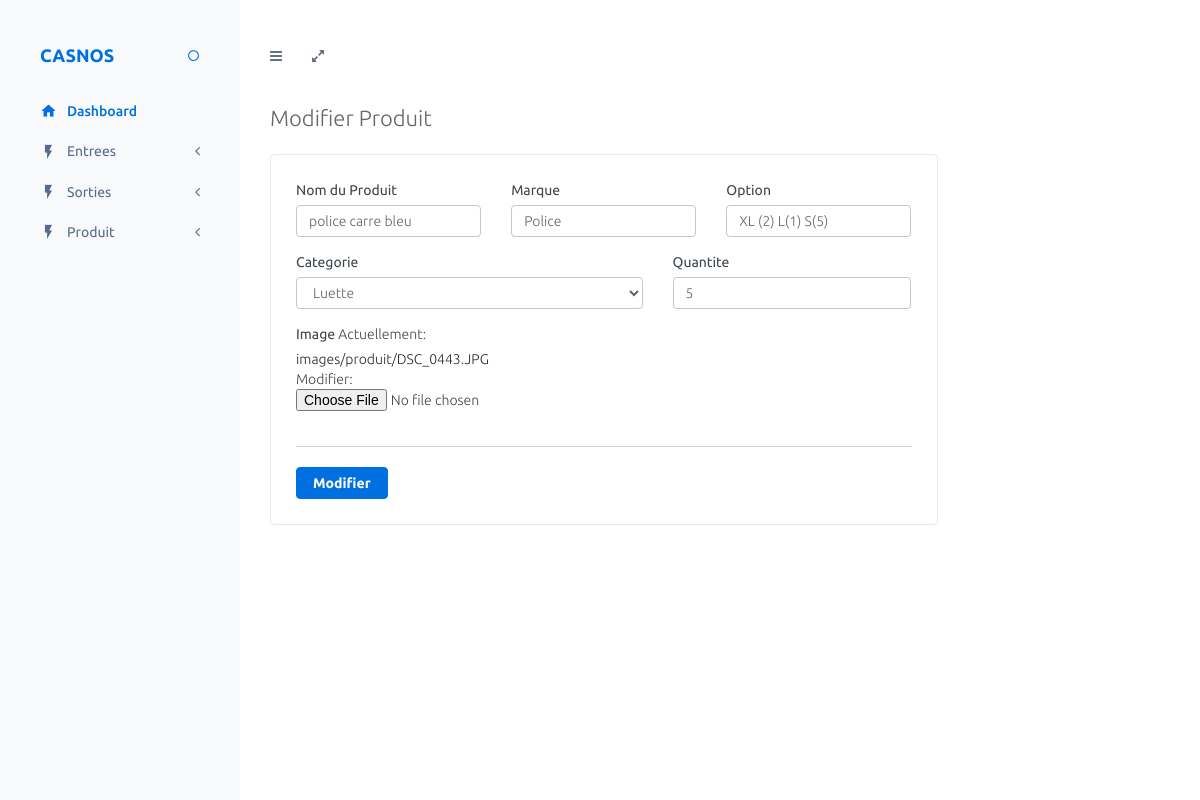
The page /stock/produit/3/modifier (signed in) on the database its author committed.
### Stock/models.py (models this page shows)
class Produit(models.Model):
	nom = models.CharField(max_length = 50)
	marque = models.CharField(max_length = 50)
	categorie = models.ForeignKey(Categorie , on_delete=models.CASCADE)
	image = models.ImageField(upload_to='images/produit',)
	qte_stocke = models.IntegerField(default=0 , null=True ,blank=True)
	option = models.CharField(max_length = 250, null=True ,blank=True)
	def __str__(self):
		return self.nom

### Stock/views.py (the view, shortened to what this page needs)
# urls.py: re_path(r'produit/(?P<pk>[\w-]+)/modifier', modifier_produit  , name='modifier_produit'),
@login_required(login_url='/admin/login/')
def modifier_produit(request , pk):
	template_name = 'produit.html'
	produit =get_object_or_404(Produit , pk=pk)
	print(produit)
	form = ProduitForm(instance = produit)
	args = {
		'form':form,
	}
	return render(request , template_name , args)

### Stock/forms.py
class ProduitForm(forms.ModelForm):
	qte_stocke = forms.IntegerField(widget=forms.NumberInput(attrs={'class': 'form-control','placeholder':'Quantite'}), required = True)
	categorie = forms.ModelChoiceField(widget=forms.Select(attrs={  'class':'form-control'}),queryset = Categorie.objects.all())
	nom = forms.CharField(widget=forms.TextInput(attrs={'class': 'form-control','placeholder':'Nom'}), required = True)
	option = forms.CharField(widget=forms.TextInput(attrs={'class': 'form-control','placeholder':'Option'}), required = True)
	marque = forms.CharField(widget=forms.TextInput(attrs={'class': 'form-control','placeholder':'Marque'}), required = True)
	class Meta:
		model = Produit
		fields = '__all__'

### Stock/models.py (called while the page is built)
	def __str__(self):
		return self.libelle

### Stock/templates/produit.html (shortened to what this page needs)
{% extends "base/base.html" %}
	{% block page_title %}
		 {% if request.resolver_match.url_name == "produit" %}
		Ajouter Produit
	{% else %}
		Modifier Produit
	{% endif %}
	{% endblock page_title %}
{% block body %}
	<div class="panel panel-white col-md-9">
	    <form method="post">{% csrf_token %}
			<div class="row">
				<div class="form-group col-md-4 ">
					<label class="">Nom du Produit</label>
					{{form.nom}}
				</div>
				<div class="form-group col-md-4">
					<label class="">Marque</label>
					{{form.marque}}
				</div>
				<div class="form-group col-md-4">
					<label class="">Option</label>
					{{form.option}}
				</div>
			</div>
			<div class="row">
				<div class="form-group col-md-7">
					<label class="">Categorie</label>
					{{form.categorie}}
				</div>
				<div class="form-group col-md-5">
					<label class="">Quantite</label>
					{{form.qte_stocke}}
				</div>
			</div>
			<div class="row">
				<div class="form-group col-md-4">
					<label class="">Image</label>
					{{form.image}}
				</div>
			</div>
			<hr>
			 {% if request.resolver_match.url_name == "produit" %}
				<button type="submit" class="btn btn-primary"><b>AJOUTER</b></button>
	{% else %}
				<button type="submit" class="btn btn-primary"><b>Modifier</b></button>
	{% endif %}
		</form>
	</div>
{% endblock body %}

### rows shown on the page
Produit: nom "police carre bleu", marque "Police", option "XL (2) L(1) S(5)", categorie "Luette", qte_stocke "5"
